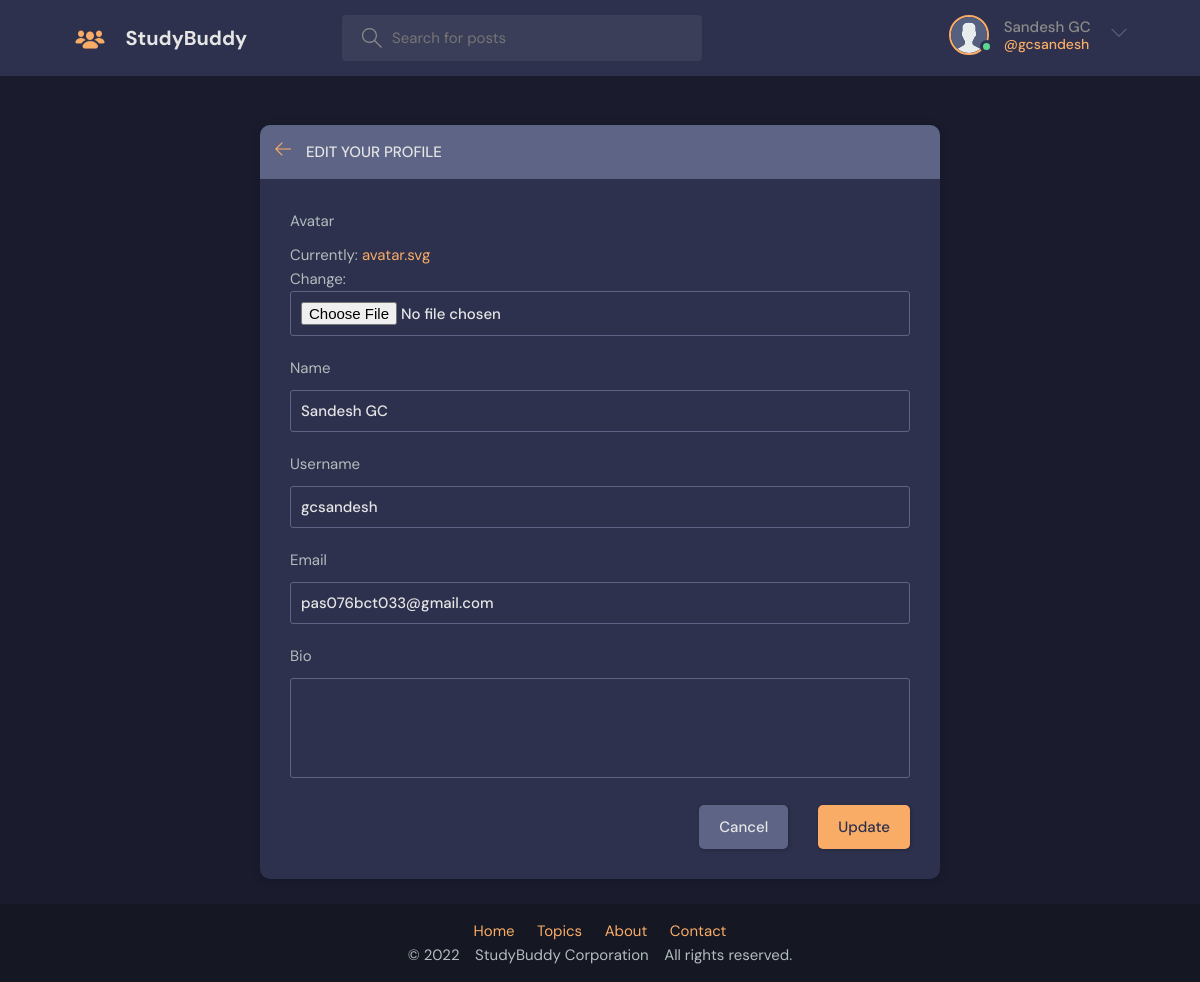
Page /update-user/ (signed in) on the committed database.
### base/models.py (models this page shows)
class User(AbstractUser):
    name = models.CharField(max_length=200, null=True)
    email = models.EmailField(unique=True, null=True)
    bio = models.TextField(null=True)
    avatar = models.ImageField(null=True, default="avatar.svg")
    USERNAME_FIELD = 'email'
    REQUIRED_FIELDS = []

### base/views.py (the view)
# urls.py: path('update-user/', views.updateUser, name="update-user"),
@login_required(login_url='login')
def updateUser(request):
    user = request.user
    form = UserForm(instance=user)
    if request.method == 'POST':
        form = UserForm(request.POST, request.FILES, instance=user)
        if form.is_valid():
            form.save()
            return redirect('user-profile', pk=user.id)
    return render(request, 'base/update-user.html', {'form': form})

### base/forms.py
class UserForm(ModelForm):
    class Meta:
        model = User
        fields = ['avatar', 'name', 'username', 'email', 'bio']

### base/templates/base/update-user.html (shortened to what this page needs)
{% extends 'main.html' %}
{% block content %}
<main class="update-account layout">
  <div class="container">
    <div class="layout__box">
      <div class="layout__boxHeader">
        <div class="layout__boxTitle">
          <a href="{% url 'home' %}">
            <svg version="1.1" xmlns="http://www.w3.org/2000/svg" width="32" height="32" viewBox="0 0 32 32">
              <title>arrow-left</title>
              <path
                d="M13.723 2.286l-13.723 13.714 13.719 13.714 1.616-1.611-10.96-10.96h27.625v-2.286h-27.625l10.965-10.965-1.616-1.607z">
              </path>
            </svg>
          </a>
          <h3>Edit your profile</h3>
        </div>
      </div>
      <div class="layout__body">
        <form class="form" action="" method="POST" enctype="multipart/form-data">
          {% for field in form %}
          <div class="form__group">
            <label for="profile_pic">{{field.label}}</label>
            {{field}}
          </div>
          {% endfor %}
          <div class="form__action">
            <a class="btn btn--dark" href="index.html">Cancel</a>
            <button class="btn btn--main" type="submit">Update</button>
          </div>
        </form>
      </div>
    </div>
  </div>
</main>
{% endblock content %}

### templates/navbar.html (shortened to what this page needs)
{% load static %}
<header class="header header--loggedIn">
    <div class="container">
        <a href="{% url 'home' %}" class="header__logo">
            <img
>
            <h1>StudyBuddy</h1>
        </a>
        <form class="header__search" method="GET" action="{% url 'home' %}">
            <label>
                <input name="q" placeholder="Search for posts" />
            </label>
        </form>
        <nav class="header__menu">
            {% if request.user.is_authenticated %}
            <div class="header__user">
                <a href="{% url 'user-profile' request.user.id %}">
                    <div class="avatar avatar--medium active">
                        <img src="{{request.user.avatar.url}}" />
                    </div>
                    <p>{{request.user.name}} <span>@{{request.user.username}}</span></p>
                </a>
                <button class="dropdown-button">
                    <svg version="1.1" xmlns="http://www.w3.org/2000/svg" width="32" height="32" viewBox="0 0 32 32">
                        <title>chevron-down</title>
                        <path d="M16 21l-13-13h-3l16 16 16-16h-3l-13 13z"></path>
                    </svg>
                </button>
            </div>
            {% else %}
            <a href="{% url 'login' %}">
                <img src="{% static 'images/avatar.svg' %}" />
                <p>Login</p>
            </a>
            {% endif %}
        </nav>
    </div>
</header>

### rows in the picture
User: user.avatar (placeholder picture), user.name "Sandesh GC", user.username "gcsandesh", form "Sandesh GC" "gcsandesh" "pas076bct033@gmail.com"

### other values in the picture
{{ field.label }} "Avatar" "Name" "Username" "Email" "Bio"
